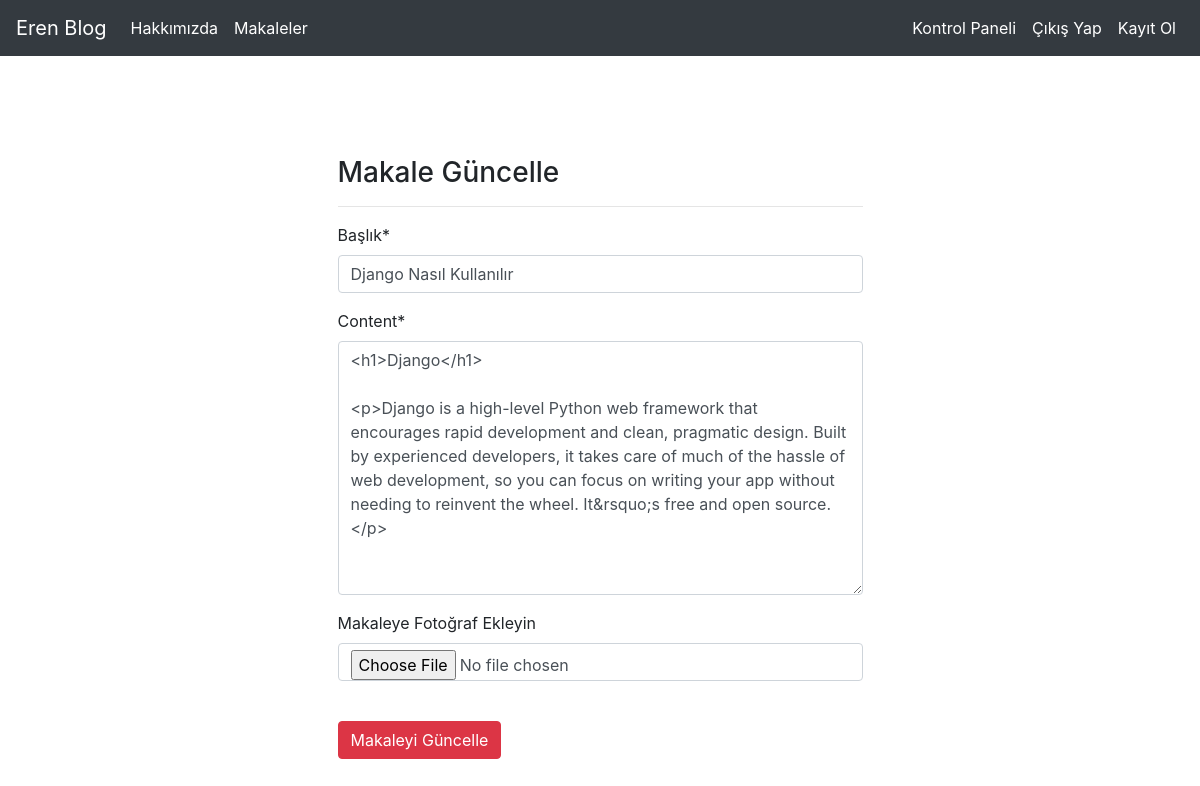
/articles/update/18/ (signed in), run on the app's committed database.
### article/models.py (models this page shows, shortened)
class Article(models.Model):
    author = models.ForeignKey("auth.User",on_delete=models.CASCADE,verbose_name="Yazar")
    title = models.CharField(max_length = 50,verbose_name="Başlık")
    content = RichTextField()
    created_date = models.DateTimeField(auto_now_add=True,verbose_name="Oluşturulma Tarihi")
    article_image = models.FileField(blank = True,null = True,verbose_name = "Makaleye Fotoğraf Ekleyin")
    class Meta:
        ordering = ['-created_date']

### article/views.py (the view)
# urls.py: path('update/<int:id>/',views.updateArticle,name="update"),
@login_required(login_url="user:login")
def updateArticle(request,id):
    article = get_object_or_404(Article,id=id)
    form = ArticleForm(request.POST or None,request.FILES or None,instance=article)
    if form.is_valid():
        article = form.save(commit=False)
        article.author = request.user
        article.save()
        messages.success(request,"Makale Başarıyla Güncellendi")
        return redirect("index")
    return render(request,"update.html",{"form" : form})

### article/forms.py
class ArticleForm(forms.ModelForm):
    class Meta:
        model = Article
        fields = ["title","content","article_image"]

### templates/update.html (shortened to what this page needs)
{% extends "layout.html" %}
{% block body %}
{% load crispy_forms_tags %}
  <div class="col-md-6 offset-md-3">
    <h3>Makale Güncelle</h3>
    <hr>
    <form method="post" enctype="multipart/form-data">
      {{ form|crispy }}
      <br>
      <button type="submit" class="btn btn-danger">Makaleyi Güncelle</button>
    </form>
  </div>
{% endblock body %}

### data on the page
Article: title "Django Nasıl Kullanılır", content "<h1>Django</h1> <p>Django is a high-level Python web framework that encourages rapid development and clean, pragmatic design. Built by experienced developers, it takes care of much of the hassle of web development, so you can focus on writing your app without needing to reinvent the wheel. It&rsquo;s free and open source.</p>"
